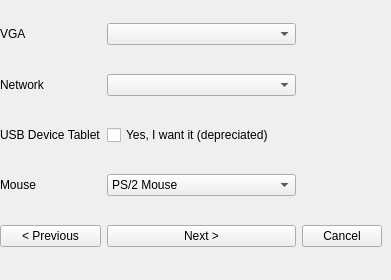
   <widget class="QWidget" name="page_6">
    <widget class="QWidget" name="gridLayoutWidget_6">
     <property name="geometry">
      <rect>
       <x>0</x>
       <y>0</y>
       <width>382</width>
       <height>271</height>
      </rect>
     </property>
     <layout class="QGridLayout" name="gridLayout_6">
      <item row="4" column="1">
       <widget class="QPushButton" name="pushButton_17">
        <property name="text">
         <string>Next &gt;</string>
        </property>
       </widget>
      </item>
      <item row="0" column="0">
       <widget class="QLabel" name="label_16">
        <property name="text">
         <string>VGA</string>
        </property>
       </widget>
      </item>
      <item row="2" column="0">
       <widget class="QLabel" name="label_18">
        <property name="text">
         <string>USB Device Tablet</string>
        </property>
       </widget>
      </item>
      <item row="0" column="1">
       <widget class="QComboBox" name="comboBox_10">
        <property name="placeholderText">
         <string>(Please select a graphics adapter)</string>
        </property>
        <item>
         <property name="text">
          <string>Let QEMU decide</string>
         </property>
        </item>
        <item>
         <property name="text">
          <string>none</string>
         </property>
        </item>
        <item>
         <property name="text">
          <string>std</string>
         </property>
        </item>
        <item>
         <property name="text">
          <string>vmware</string>
         </property>
        </item>
        <item>
         <property name="text">
          <string>xenfb</string>
         </property>
        </item>
        <item>
         <property name="text">
          <string>qxl</string>
         </property>
        </item>
        <item>
         <property name="text">
          <string>virtio</string>
         </property>
        </item>
        <item>
         <property name="text">
          <string>virtio-gpu-pci</string>
         </property>
        </item>
        <item>
         <property name="text">
          <string>cirrus</string>
         </property>
        </item>
       </widget>
      </item>
      <item row="1" column="0">
       <widget class="QLabel" name="label_17">
        <property name="text">
         <string>Network</string>
        </property>
       </widget>
      </item>
      <item row="4" column="0">
       <widget class="QPushButton" name="pushButton_18">
        <property name="text">
         <string>&lt; Previous</string>
        </property>
       </widget>
      </item>
      <item row="2" column="1">
       <widget class="QCheckBox" name="checkBox">
        <property name="text">
         <string>Yes, I want it (depreciated)</string>
        </property>
       </widget>
      </item>
      <item row="1" column="1">
       <widget class="QComboBox" name="comboBox_11">
        <property name="placeholderText">
         <string>(Please select a network adapter)</string>
        </property>
        <item>
         <property name="text">
          <string>e1000</string>
         </property>
        </item>
        <item>
         <property name="text">
          <string>e1000-82544gc</string>
         </property>
        </item>
        <item>
         <property name="text">
          <string>e1000-82545em</string>
         </property>
        </item>
        <item>
         <property name="text">
          <string>e1000e</string>
         </property>
        </item>
        <item>
         <property name="text">
          <string>i82550</string>
         </property>
        </item>
        <item>
         <property name="text">
          <string>i82551</string>
         </property>
        </item>
        <item>
         <property name="text">
          <string>i82557a</string>
         </property>
        </item>
        <item>
         <property name="text">
          <string>i82557b</string>
         </property>
        </item>
        <item>
         <property name="text">
          <string>i82557c</string>
         </property>
        </item>
        <item>
         <property name="text">
          <string>i82558a</string>
         </property>
        </item>
        <item>
         <property name="text">
          <string>i82558b</string>
         </property>
        </item>
        <item>
         <property name="text">
          <string>i82559a</string>
         </property>
        </item>
        <item>
         <property name="text">
          <string>i82559b</string>
         </property>
        </item>
        <item>
         <property name="text">
          <string>i82559c</string>
         </property>
        </item>
        <item>
         <property name="text">
          <string>i82559er</string>
         </property>
        </item>
        <item>
         <property name="text">
          <string>i82562</string>
         </property>
        </item>
        <item>
         <property name="text">
          <string>i82801</string>
         </property>
        </item>
        <item>
         <property name="text">
          <string>ne2k_pci</string>
         </property>
        </item>
        <item>
         <property name="text">
          <string>pcnet</string>
         </property>
        </item>
        <item>
         <property name="text">
          <string>rtl8139</string>
         </property>
        </item>
        <item>
         <property name="text">
          <string>tulip</string>
         </property>
        </item>
        <item>
         <property name="text">
          <string>virtio-net</string>
         </property>
        </item>
        <item>
         <property name="text">
          <string>virtio-net-device</string>
         </property>
        </item>
        <item>
         <property name="text">
          <string>virtio-net-pci</string>
         </property>
        </item>
        <item>
         <property name="text">
          <string>virtio-net-pci-non-transitional</string>
         </property>
        </item>
        <item>
         <property name="text">
          <string>virtio-net-pci-transitional</string>
         </property>
        </item>
        <item>
         <property name="text">
          <string>vmxnet3</string>
         </property>
        </item>
        <item>
         <property name="text">
          <string>dp83932</string>
         </property>
        </item>
        <item>
         <property name="text">
          <string>none</string>
         </property>
        </item>
       </widget>
      </item>
      <item row="4" column="2">
       <widget class="QPushButton" name="pushButton_19">
        <property name="text">
         <string>Cancel</string>
        </property>
       </widget>
      </item>
      <item row="3" column="0">
       <widget class="QLabel" name="label_28">
        <property name="text">
         <string>Mouse</string>
        </property>
       </widget>
      </item>
      <item row="3" column="1">
       <widget class="QComboBox" name="comboBox_13">
        <item>
         <property name="text">
          <string>PS/2 Mouse</string>
         </property>
        </item>
        <item>
         <property name="text">
          <string>USB Mouse</string>
         </property>
        </item>
        <item>
         <property name="text">
          <string>USB Tablet Device</string>
         </property>
        </item>
       </widget>
      </item>
     </layout>
    </widget>
   </widget>
